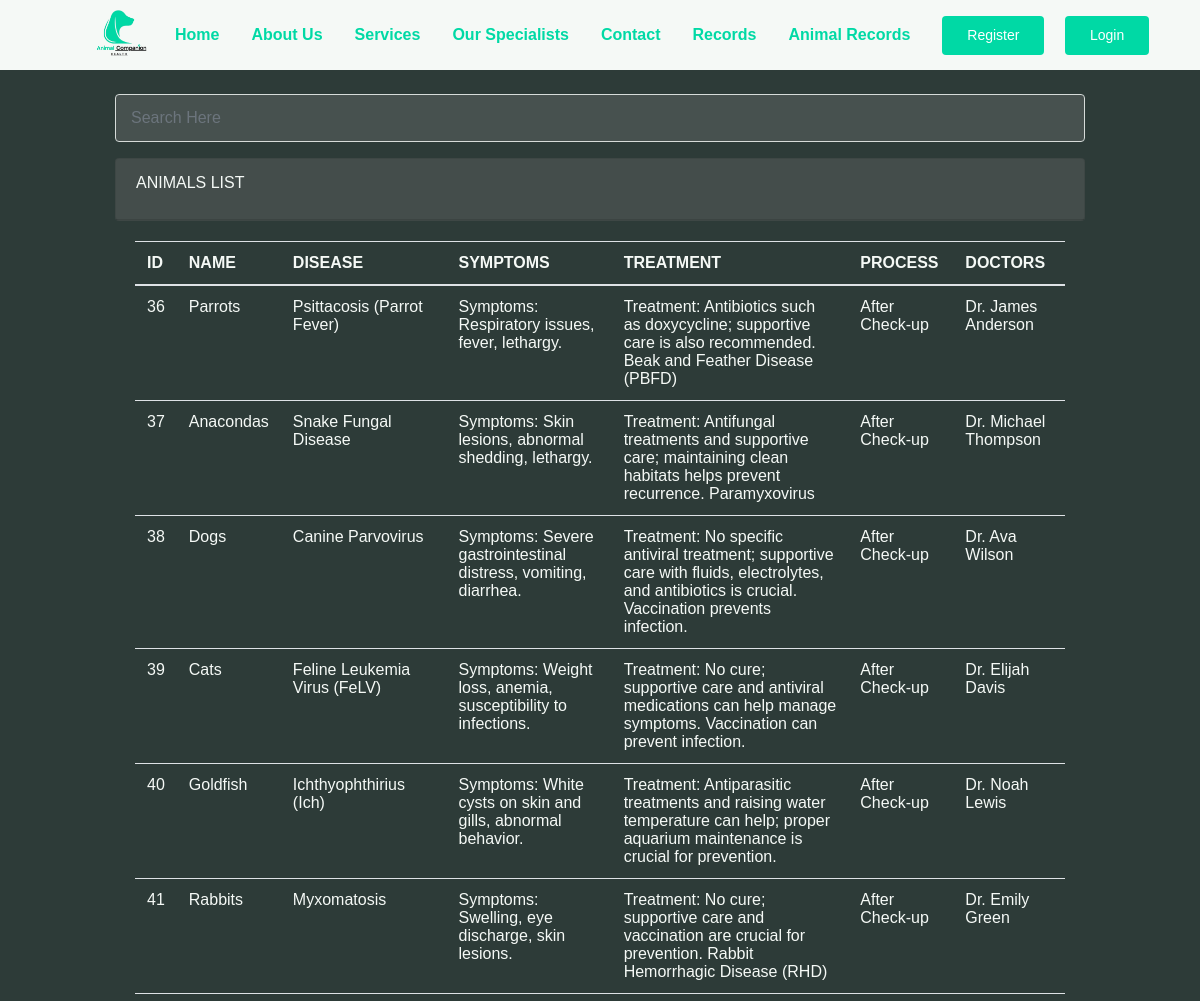
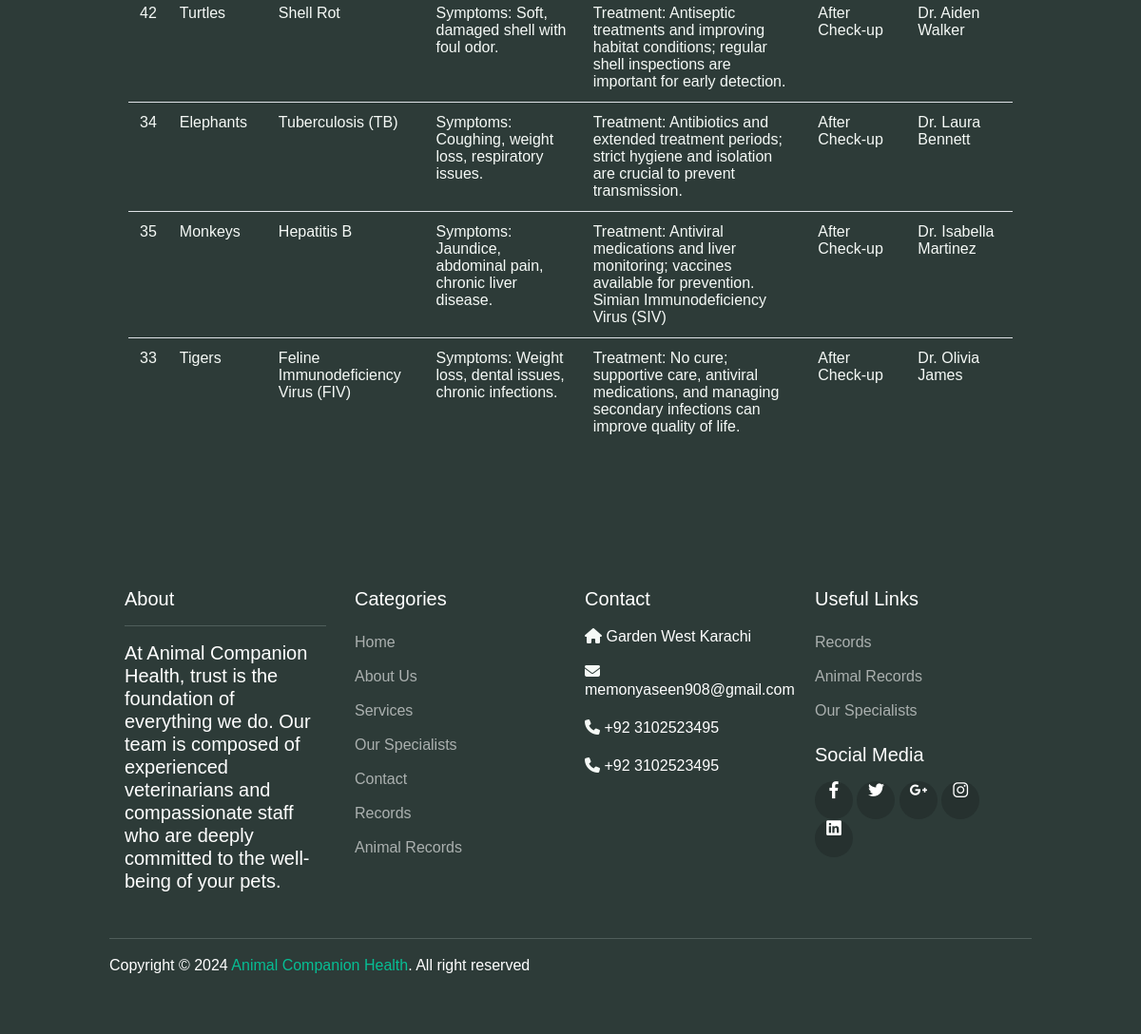
Screenshot of /user_animal.php with the database file from the repository (2 pictures, top to bottom).
### tables this page shows
CREATE TABLE IF NOT EXISTS `animal` (
  `id` int NOT NULL AUTO_INCREMENT,
  `name` varchar(100) NOT NULL,
  `disease` varchar(150) NOT NULL,
  `symptoms` varchar(150) NOT NULL,
  `treatment` varchar(255) NOT NULL,
  `process` varchar(255) NOT NULL,
  `doctor` varchar(50) NOT NULL,
  PRIMARY KEY (`id`)
);

### user_animal.php (the view, shortened to what this page needs)
<?php
include('./user_navbar.php');
include('./user_header.php');
?>
<div class="container my-5 text-light">
<div class="contactbg">
    <div>
        <input style="background-color: rgba(128, 128, 128, 0.322);" class="form-control my-5 text-light" id="inp" type="text" placeholder="Search Here">
    </div>
    <div style="background-color: rgba(128, 128, 128, 0.322);" class="card">
        <div  class="card-header">
            <div class="card-title">ANIMALS LIST</div>
        </div>
    </div>
    <div class="card-body">
    <div class="table-responsive">
    <table class="table">
  <thead>
  <tr class="text-light">
                    <th scope="col">ID</th>
                    <th scope="col">NAME</th>
                    <th scope="col">DISEASE</th>
                    <th scope="col">SYMPTOMS</th>
                    <th scope="col">TREATMENT</th>
                    <th scope="col">PROCESS</th>
                    <th scope="col">DOCTORS</th>
                </tr>
  </thead>
            <tbody class="text-light">
                <?php
                include('./db_conn.php');
                $query = "SELECT * FROM `animal`";
                $result = mysqli_query($con, $query);
                if (!$result) {
                    die("Query failed");
                } else {
                    while ($row = mysqli_fetch_assoc($result)) {
                        echo "<tr>
                        <td>$row[id]</td>
                        <td>$row[name]</td>
                        <td>$row[disease]</td>
                        <td>$row[symptoms]</td>
                        <td>$row[treatment]</td>
                        <td>$row[process]</td>
                        <td>$row[doctor]</td>
                    </tr>";
                    }
                }
                ?>
            </tbody>
        </table>
    </div>
    </div>
</div>
</div>
<?php
include('./user_footer.php');
?>

### user-temp/assets/css/theme.css (style rules this page uses)
:root { --primary: #00D9A5; --accent: #FF3D85; --secondary: #4E5AFE; --warning: #EED818; --info: #05B4E1; --danger: #FF4943; --success: #96C93D; --dark: #343531; --light: #F5F9F6; --cs: #596261; --grey: #6E807A; }
body { font-family: "Source Sans Pro", sans-serif; line-height: 1.5; color: #343531; }
.text-light { color: #F5F9F6 !important; }
.form-control { padding: 8px 15px; height: calc(1.5em + 1.375rem + 2px); border-color: #d6dbd9; }

### user_animal.php (style rules this page uses)
.contactbg::before { content: ""; background-color: #2d3b38; height: 312%; width: 100%; background-size: cover; position: absolute; top: 0; left: 0; z-index: -1; backdrop-filter: blur(150px); }
.container, .container-sm, .container-md { max-width: 1098px; }
.mt-5, .my-5 { margin-top: 1.5rem !important; font-size: 1rem; }
.mb-5, .my-5 { margin-bottom: 1rem !important; }
table { margin: 0px auto; }
@media (min-width: 576px) { .container, .container-sm { max-width: 1000px; } }

### rows the page displays
animal: id "36", name "Parrots", disease "Psittacosis (Parrot Fever)", symptoms "Symptoms: Respiratory issues, fever, lethargy.", treatment "Treatment: Antibiotics such as doxycycline; supportive care is also recommended. Beak and Feather Disease (PBFD)", process "After Check-up", doctor "Dr. James Anderson"
animal: id "37", name "Anacondas", disease "Snake Fungal Disease", symptoms "Symptoms: Skin lesions, abnormal shedding, lethargy.", treatment "Treatment: Antifungal treatments and supportive care; maintaining clean habitats helps prevent recurrence. Paramyxovirus", process "After Check-up", doctor "Dr. Michael Thompson"
animal: id "38", name "Dogs", disease "Canine Parvovirus", symptoms "Symptoms: Severe gastrointestinal distress, vomiting, diarrhea.", treatment "Treatment: No specific antiviral treatment; supportive care with fluids, electrolytes, and antibiotics is crucial. Vaccination prevents infection.", process "After Check-up", doctor "Dr. Ava Wilson"
animal: id "39", name "Cats", disease "Feline Leukemia Virus (FeLV)", symptoms "Symptoms: Weight loss, anemia, susceptibility to infections.", treatment "Treatment: No cure; supportive care and antiviral medications can help manage symptoms. Vaccination can prevent infection.", process "After Check-up", doctor "Dr. Elijah Davis"
animal: id "40", name "Goldfish", disease "Ichthyophthirius (Ich)", symptoms "Symptoms: White cysts on skin and gills, abnormal behavior.", treatment "Treatment: Antiparasitic treatments and raising water temperature can help; proper aquarium maintenance is crucial for prevention.", process "After Check-up", doctor "Dr. Noah Lewis"
animal: id "41", name "Rabbits", disease "Myxomatosis", symptoms "Symptoms: Swelling, eye discharge, skin lesions.", treatment "Treatment: No cure; supportive care and vaccination are crucial for prevention. Rabbit Hemorrhagic Disease (RHD)", process "After Check-up", doctor "Dr. Emily Green"
animal: id "42", name "Turtles", disease "Shell Rot", symptoms "Symptoms: Soft, damaged shell with foul odor.", treatment "Treatment: Antiseptic treatments and improving habitat conditions; regular shell inspections are important for early detection.", process "After Check-up", doctor "Dr. Aiden Walker"
animal: id "34", name "Elephants", disease "Tuberculosis (TB)", symptoms "Symptoms: Coughing, weight loss, respiratory issues.", treatment "Treatment: Antibiotics and extended treatment periods; strict hygiene and isolation are crucial to prevent transmission.", process "After Check-up", doctor "Dr. Laura Bennett"
animal: id "35", name "Monkeys", disease "Hepatitis B", symptoms "Symptoms: Jaundice, abdominal pain, chronic liver disease.", treatment "Treatment: Antiviral medications and liver monitoring; vaccines available for prevention. Simian Immunodeficiency Virus (SIV)", process "After Check-up", doctor "Dr. Isabella Martinez"
animal: id "33", name "Tigers", disease "Feline Immunodeficiency Virus (FIV)", symptoms "Symptoms: Weight loss, dental issues, chronic infections.", treatment "Treatment: No cure; supportive care, antiviral medications, and managing secondary infections can improve quality of life.", process "After Check-up", doctor "Dr. Olivia James"
